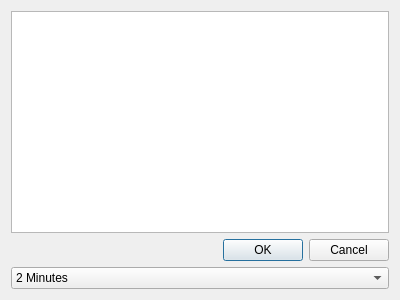
<?xml version="1.0" encoding="UTF-8"?>
<ui version="4.0">
 <class>AlertDisplay</class>
 <widget class="QWidget" name="AlertDisplay">
  <property name="geometry">
   <rect>
    <x>0</x>
    <y>0</y>
    <width>400</width>
    <height>300</height>
   </rect>
  </property>
  <property name="windowTitle">
   <string>Form</string>
  </property>
  <layout class="QVBoxLayout" name="verticalLayout">
   <item>
    <layout class="QGridLayout" name="gridLayout">
     <item row="0" column="0">
      <widget class="QTextBrowser" name="textBrowser"/>
     </item>
     <item row="1" column="0">
      <widget class="QDialogButtonBox" name="buttonBox">
       <property name="orientation">
        <enum>Qt::Horizontal</enum>
       </property>
       <property name="standardButtons">
        <set>QDialogButtonBox::Cancel|QDialogButtonBox::Ok</set>
       </property>
      </widget>
     </item>
     <item row="2" column="0">
      <widget class="QComboBox" name="comboBox_2">
       <item>
        <property name="text">
         <string>2 Minutes</string>
        </property>
       </item>
       <item>
        <property name="text">
         <string>10 Minutes</string>
        </property>
       </item>
       <item>
        <property name="text">
         <string>20 Minutes</string>
        </property>
       </item>
       <item>
        <property name="text">
         <string>1 Hour</string>
        </property>
       </item>
       <item>
        <property name="text">
         <string>1Day</string>
        </property>
       </item>
       <item>
        <property name="text">
         <string>After Lunch</string>
        </property>
       </item>
       <item>
        <property name="text">
         <string>End of the Day</string>
        </property>
       </item>
      </widget>
     </item>
    </layout>
   </item>
  </layout>
 </widget>
 <resources/>
 <connections/>
</ui>
